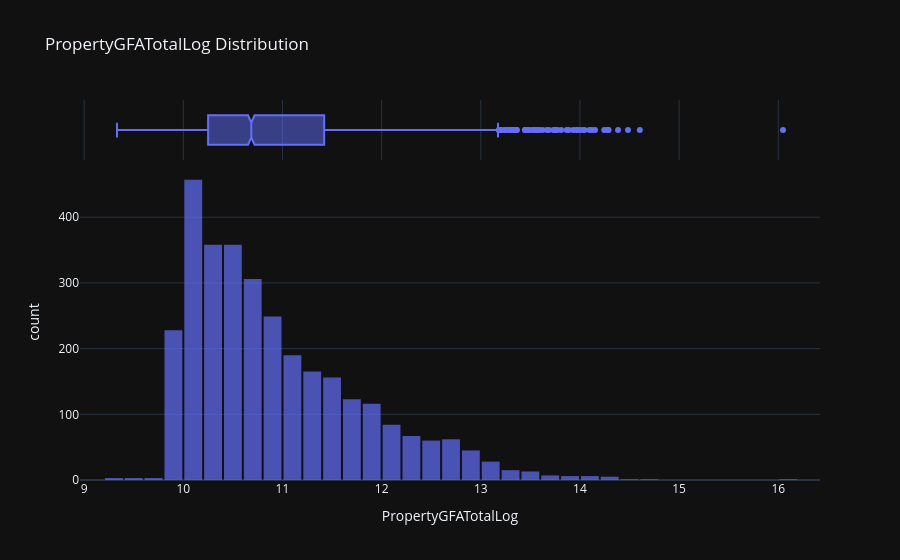

Source (notebook cell):
### Code cell
# now let's plot the distribution to see the changes
interactive_distribution(df=df_compliant_filtered, col='PropertyGFATotalLog')

### Figure 1 — Plotly figure (JSON) as saved in the notebook; plotly's stock layout.template omitted (floating-point values rounded to 4 significant figures; data arrays with more than 128 entries replaced by an {"elided": "..."} marker saying what was removed)
{"data": [{"bingroup": "x", "hovertemplate": "PropertyGFATotalLog=%{x}<br>count=%{y}<extra></extra>", "legendgroup": "", "marker": {"color": "#636efa", "opacity": 0.7, "pattern": {"shape": ""}}, "name": "", "nbinsx": 50, "orientation": "v", "showlegend": false, "x": {"elided": "3116 float values"}, "xaxis": "x", "yaxis": "y", "type": "histogram"}, {"hovertemplate": "PropertyGFATotalLog=%{x}<extra></extra>", "legendgroup": "", "marker": {"color": "#636efa"}, "name": "", "notched": true, "showlegend": false, "x": {"elided": "3116 float values"}, "xaxis": "x2", "yaxis": "y2", "type": "box"}], "layout": {"xaxis": {"anchor": "y", "domain": [0.0, 1.0], "title": {"text": "PropertyGFATotalLog"}}, "yaxis": {"anchor": "x", "domain": [0.0, 0.8316], "title": {"text": "count"}}, "xaxis2": {"anchor": "y2", "domain": [0.0, 1.0], "matches": "x", "showticklabels": false, "showgrid": true}, "yaxis2": {"anchor": "x2", "domain": [0.8416, 1.0], "matches": "y2", "showticklabels": false, "showline": false, "ticks": "", "showgrid": false}, "legend": {"tracegroupgap": 0}, "title": {"text": "PropertyGFATotalLog Distribution"}, "barmode": "relative", "bargap": 0.1}}
